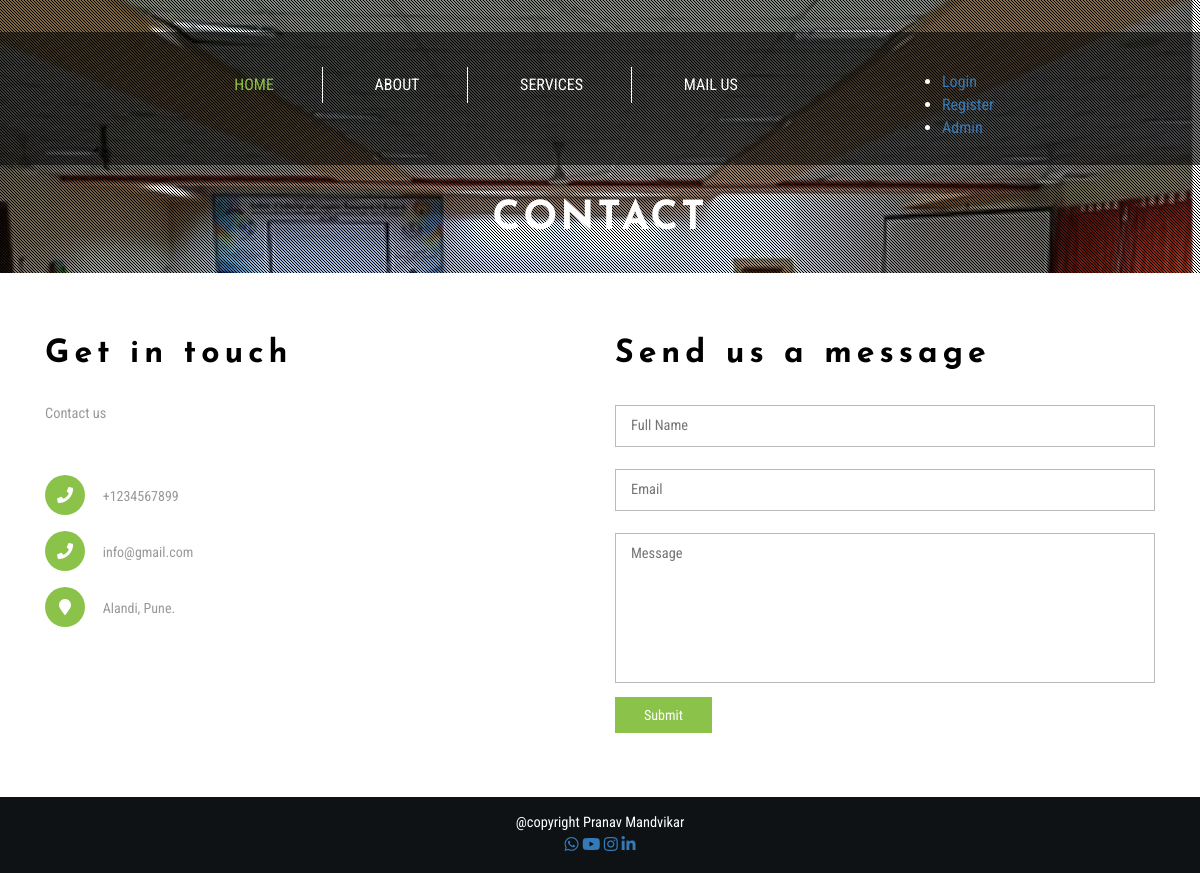
Screenshot of /obbs/mail.php with the database file from the repository.
### tables this page shows
CREATE TABLE `tblpage` (
  `ID` int(10) NOT NULL,
  `PageType` varchar(100) DEFAULT NULL,
  `PageTitle` mediumtext DEFAULT NULL,
  `PageDescription` mediumtext DEFAULT NULL,
  `Email` varchar(200) DEFAULT NULL,
  `MobileNumber` bigint(10) DEFAULT NULL,
  `UpdationDate` timestamp NULL DEFAULT NULL ON UPDATE current_timestamp()
);

### obbs/mail.php (the view, shortened to what this page needs)
<!DOCTYPE html>
<html lang="en">
<head>
<link href="css/bootstrap.css" rel="stylesheet" type="text/css" media="all" />
<link rel="stylesheet" href="css/style.css" type="text/css" media="all" />
<link href="css/font-awesome.css" rel="stylesheet">
</head>
<body>
	<div class="banner jarallax">
		<div class="agileinfo-dot">
			<?php include_once('includes/header.php');?>
			<div class="wthree-heading">
				<h2>Contact</h2>
			</div>
		</div>
	</div>
	<div class="contact">
		<div class="container">
			<div class="agile-contact-form">
				<div class="col-md-6 contact-form-left">
					<div class="w3layouts-contact-form-top">
						<h3>Get in touch</h3>
						<p> Contact us</p>
					</div>
					<div class="agileits-contact-address">
						<ul>
							<?php
$sql="SELECT * from tblpage where PageType='contactus'";
$query = $dbh -> prepare($sql);
$query->execute();
$results=$query->fetchAll(PDO::FETCH_OBJ);
$cnt=1;
if($query->rowCount() > 0)
{
foreach($results as $row)
{               ?>
							<li><i class="fa fa-phone" aria-hidden="true"></i> <span>+<?php  echo htmlentities($row->MobileNumber);?></span></li>
							<li><i class="fa fa-phone fa-envelope" aria-hidden="true"></i> <span><?php  echo htmlentities($row->Email);?></span></li>
							<li><i class="fa fa-map-marker" aria-hidden="true"></i> <span><?php  echo htmlentities($row->PageDescription);?>.</span></li><?php $cnt=$cnt+1;}} ?>
						</ul>
					</div>
				</div>
				<div class="col-md-6 contact-form-right">
					<div class="contact-form-top">
						<h3>Send us a message</h3>
					</div>
					<div class="agileinfo-contact-form-grid">
						<form action="#" method="post">
							<input  placeholder="Full Name " name="name" type="text" required="true">
							<input  placeholder="Email" name="email" type="email" required="true">
							<textarea name="message" placeholder="Message" required=""></textarea>
							<button class="btn1" name="submit">Submit</button>
						</form>
					</div>
				</div>
				<div class="clearfix"> </div>
			</div>
		</div>
	</div>
	<?php include_once('includes/footer.php');?>
</body>
</html>

### obbs/css/style.css (style rules this page uses)
html, body { font-size: 100%; font-family: 'Roboto Condensed', sans-serif; }
body { background:#FFFFFF; }
.banner { background: url(../images/hall.jpg) no-repeat 0px 147px; background-size: cover; }
.agileinfo-dot { background: url(../images/dott.png)repeat 0px 0px; background-size: 3px; -webkit-background-size: 3px; -moz-background-size: 3px; -o-background-size: 3px; -ms-background-size: 3px; padding: 1em 0; }
.jarallax { position: relative; background-size: cover; background-repeat: no-repeat; background-position: 50% 50%; }
.banner-bottom,.services,.services-bottom,footer,.about-top,.agile-dot,.team,.gallery,.codes,.typography,.contact,.single { padding:4em 0; }
.agile-heading h3,.advantages-top h3,h2.agileits-icons-title, h3.agileits-icons-title,.w3layouts-contact-form-top h3,.contact-form-top h3,.w3agile-map h3,.agileits_three_comments h3, .w3_leave_comment h3 { color: #FFFFFF; font-size: 2em; letter-spacing: 5px; font-weight: 800; margin: 0; text-align: center; font-family: 'Josefin Sans', sans-serif; }
.wthree-heading { margin: 2em 0 1em; }
.wthree-heading h2 { color: #ffffff; font-size: 2.5em; text-align: center; margin: 0; letter-spacing: 3px; font-weight: 800; text-transform: uppercase; font-family: 'Josefin Sans', sans-serif; }
.agileits-contact-address { margin: 3em 0 0 0; }
.w3layouts-contact-form-top h3,.contact-form-top h3,.w3agile-map h3 { color:#000000; text-align:left; }
.w3layouts-contact-form-top p { margin:2em 0; color:#999999; font-size:.9em; line-height:1.8em; }
.agileits-contact-address ul { padding: 0; margin: 0; }
.agileits-contact-address ul li { display: block; margin: 1em 0; }
.agileits-contact-address ul li i.fa.fa-phone,.agileits-contact-address ul li i.fa.fa-map-marker { height: 40px; width: 40px; background: #8bc34a; line-height: 40px; text-align: center; color: #FFF; border-radius: 50%; -webkit-border-radius: 50%; -moz-border-radius: 50%; -o-border-radius: 50%; -ms-border-radius: 50%; transition: 0.5s all; -webkit-transition: 0.5s all; -moz-transition: 0.5s all; -o-transition: 0.5s all; }
.agileits-contact-address ul li span { color: #999999; font-size: .875em; margin-left: 1em; }
.agileinfo-contact-form-grid { margin: 2em 0 0 0; }
.agileinfo-contact-form-grid input[type="text"],.agileinfo-contact-form-grid input[type="email"] { display: inline-block; background: none; border: 1.5px solid #BBBBBB; width: 100%; outline: none; padding: 10px 15px 10px 15px; font-size: .9em; color: #BBBBBB; margin-bottom: 1.5em; }
.agileinfo-contact-form-grid input[type="password"],.agileinfo-contact-form-grid input[type="email"] { display: inline-block; background: none; border: 1.5px solid #BBBBBB; width: 100%; outline: none; padding: 10px 15px 10px 15px; font-size: .9em; color: #BBBBBB; margin-bottom: 1.5em; }
.agileinfo-contact-form-grid textarea { background: none; border: 1.5px solid #BBBBBB; width: 100%; display: block; height: 150px; outline: none; font-size: 0.9em; color: #BBBBBB; resize: none; padding: 10px 15px 10px 15px; margin-bottom: 1em; }
button.btn1 { border: solid 1px #8bc34a; color: #ffffff; font-size: .875em; padding: .5em 2em; text-decoration: none; background: #8bc34a; transition: 0.5s all; -webkit-transition: 0.5s all; -moz-transition: 0.5s all; -o-transition: 0.5s all; -ms-transition: 0.5s all; }

### rows the page displays
tblpage: MobileNumber "1234567899", Email "info@gmail.com", PageDescription "Alandi, Pune"
